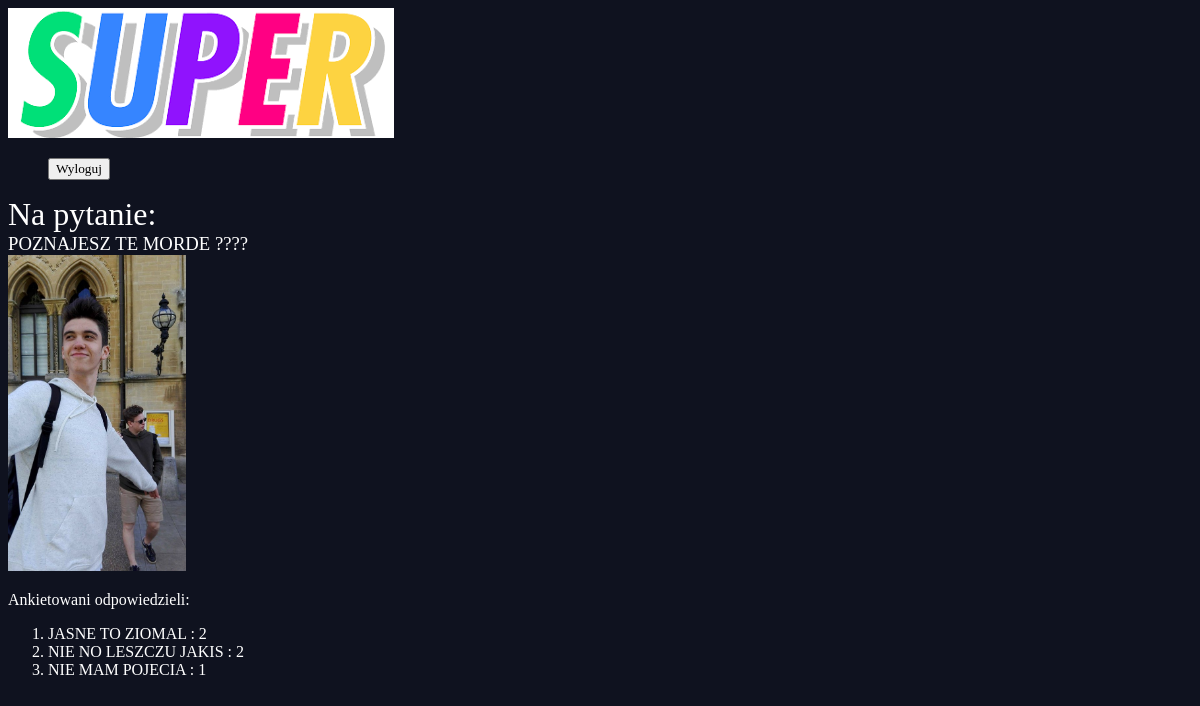
The page /ankieter/12/wyniki/ (signed in) on the database its author committed.
### ankieter/models.py (models this page shows, shortened)
class Pytanie(models.Model):
    pytanie_text = models.CharField(max_length=200)
    pub_date = models.DateTimeField('date published')
    pytanie_plik = models.ImageField(default=None, blank=True, null=True)
    class Meta:
        verbose_name = 'Pytanie'
        verbose_name_plural = 'Pytania'

class Wybor(models.Model):
    pytanie = models.ForeignKey(Pytanie, on_delete=models.CASCADE)
    wybor_text = models.CharField(max_length=200, blank=True)
    votes = models.IntegerField(default=0)
    plik = models.ImageField(default=None, blank=True)
    class Meta:
        verbose_name = 'Wybor'
        verbose_name_plural = 'Wybory'

### ankieter/views.py (the view)
# urls.py: path('<int:pk>/wyniki/', views.WynikiView.as_view(), name='wyniki'),
class WynikiView(generic.DetailView):
    model = Pytanie
    template_name = 'ankieter/wyniki.html'

### ankieter/templates/ankieter/wyniki.html (shortened to what this page needs)
{% extends 'podstawa.html' %}
{% block content %}
<h1>Na pytanie:</h1>
<h3>{{ pytanie.pytanie_text }}</h3>
{% if pytanie.pytanie_plik.url is not None %}
<img src="{{ pytanie.pytanie_plik.url }}"  width="15%" height="15%"/>
{% endif %}
<p>Ankietowani odpowiedzieli:</p>
<ol>
{% for wybor in pytanie.wybor_set.all %}
    <li>{{ wybor.wybor_text }} {% if wybor.plik.url is not None %}<img src="{{ wybor.plik.url }}"  />{% endif %} : {{ wybor.votes }}</li>
{% endfor %}
</ol>
{% endblock%}

### assets/style.css (style rules this page uses)
body { background-color: #0f121f; background-repeat-y:no-repeat; color: #fff; }
body * { font-family: Ubuntu; }
h1, h2, h3, h4, h5 { font-weight: normal; margin: 0; }

### rows shown on the page
Pytanie: pytanie_text "POZNAJESZ TE MORDE ????", pytanie_plik (picture)
Wybor: wybor_text "JASNE TO ZIOMAL", votes "2"
Wybor: wybor_text "NIE NO LESZCZU JAKIS", votes "2"
Wybor: wybor_text "NIE MAM POJECIA", votes "1"
